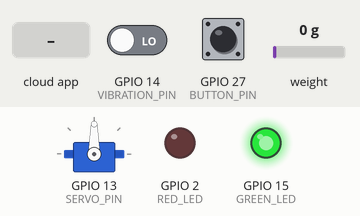
A sketch run on a simulated ESP32. Shown: servo, output pins drawn as LEDs (lit = HIGH). The inputs (shaded band) are chosen by the test bench; at power-on: GPIO 14 (VIBRATION_PIN) LOW, GPIO 27 (BUTTON_PIN) HIGH, weight on the scale 0 g. WiFi joins after 1.5 s; servers stay silent unless stated; the Firebase database answers and starts empty; pins used as bus, display or sensor lines are not drawn; what the sketch prints to the serial monitor is not drawn.

Above: at 5.3 s.
5.4 s: GPIO 14 (VIBRATION_PIN) driven HIGH
At 6.9 s:
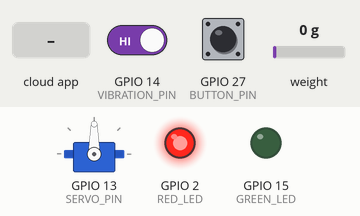
7.5 s: the phone or cloud app sets locked to 1
At 7.85 s:
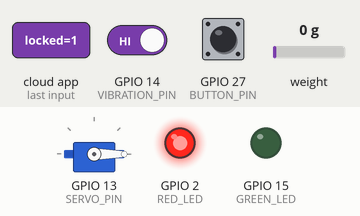
Timing chart, 0 to 10.5 s (numbered marks = the images above; inputs shaded):
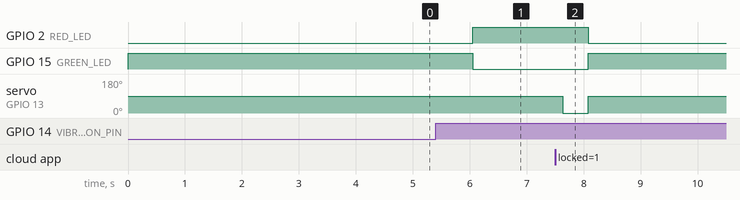

The sketch:

guardbox_esp32.ino
```cpp
/*
 * GuardBox - ESP32 Firmware
 * -------------------------------------------------------------
 * Smart, secure package delivery box.
 *
 * Hardware:
 *   - ESP32 Dev Board (WiFi + Bluetooth)
 *   - HX711 + 20kg load cell      -> package detection (weight)
 *   - MFRC522 RFID reader + card  -> authorized access
 *   - SG90 / MG996R servo motor   -> locking mechanism
 *   - Spring vibration sensor     -> tamper detection
 *   - Red / Green LEDs            -> lock status indication
 *   - Push button                 -> door-closed switch
 *
 * Cloud: Firebase Realtime Database (state sync + events)
 *
 * NOTE: Fill in the WiFi/Firebase credentials and verify the GPIO
 *       pin assignments against your own wiring before flashing.
 *       Never commit real credentials to a public repository.
 */

#include <HX711.h>
#include <ESP32Servo.h>
#include <SPI.h>
#include <MFRC522.h>
#include <WiFi.h>
#include <Firebase_ESP_Client.h>

// Firebase helper files
#include "addons/TokenHelper.h"
#include "addons/RTDBHelper.h"

// ===================== WiFi & Firebase Config =====================
// Replace with your own credentials (do NOT commit real values).
#define WIFI_SSID       "YOUR_WIFI_SSID"
#define WIFI_PASSWORD   "YOUR_WIFI_PASSWORD"
#define API_KEY         "YOUR_FIREBASE_API_KEY"
#define DATABASE_URL    "https://YOUR_PROJECT.firebasedatabase.app"
#define USER_EMAIL      "YOUR_AUTH_EMAIL"
#define USER_PASSWORD   "YOUR_AUTH_PASSWORD"

// ===================== Pin Definitions =====================
// Verify these against your actual breadboard wiring.
#define LOADCELL_DT    16
#define LOADCELL_SCK    4
#define SERVO_PIN      13
#define RED_LED         2
#define GREEN_LED      15
#define BUTTON_PIN     27
#define VIBRATION_PIN  14

#define SS_PIN          5   // MFRC522 SDA
#define RST_PIN        22   // MFRC522 RST
#define SCK_PIN        18
#define MOSI_PIN       23
#define MISO_PIN       19

// ===================== Global objects and flags =====================
HX711 scale;
Servo lockServo;
MFRC522 rfid(SS_PIN, RST_PIN);
FirebaseData fbdo;
FirebaseAuth auth;
FirebaseConfig config;

bool locked = false;
bool lastVibrationState = false;
bool weightAlert = false;
bool firebaseConnected = false;
bool bypassDone = false;

unsigned long unlockUntil = 0;
unsigned long remoteUnlockUntil = 0;
unsigned long lastVibrationTime = 0;
const unsigned long unlockDuration = 5000;
const unsigned long remoteUnlockDuration = 5000;
const float weightThreshold = 0.01;

// Authorized RFID cards (example UIDs) - add your own card UIDs here
byte authorizedUIDs[][4] = {
  // { 0xDE, 0xAD, 0xBE, 0xEF },
};
const int authorizedCount = sizeof(authorizedUIDs) / sizeof(authorizedUIDs[0]);

// Function: Check if scanned UID matches any authorized UID
bool isAuthorized(byte *scannedUID) {
  for (int i = 0; i < authorizedCount; i++) {
    bool match = true;
    for (int j = 0; j < 4; j++) {
      if (scannedUID[j] != authorizedUIDs[i][j]) {
        match = false;
        break;
      }
    }
    if (match) return true;
  }
  return false;
}

// Function: Update servo and LED based on lock state
void updateLockState() {
  if (locked) {
    lockServo.write(0);
    digitalWrite(RED_LED, HIGH);
    digitalWrite(GREEN_LED, LOW);
  } else {
    lockServo.write(90);
    digitalWrite(RED_LED, LOW);
    digitalWrite(GREEN_LED, HIGH);
  }
}

// Function: Perform hard reset on RFID module
void resetRFID() {
  digitalWrite(RST_PIN, LOW);
  delay(100);
  digitalWrite(RST_PIN, HIGH);
  delay(500);
  rfid.PCD_Init();
  rfid.PCD_SetAntennaGain(MFRC522::RxGain_max);
}

// Function: Setup Firebase connection
bool setupFirebase() {
  config.database_url = DATABASE_URL;
  config.api_key = API_KEY;
  config.time_zone = 3;
  auth.user.email = USER_EMAIL;
  auth.user.password = USER_PASSWORD;

  Firebase.signUp(&config, &auth, USER_EMAIL, USER_PASSWORD);
  Firebase.begin(&config, &auth);
  Firebase.reconnectWiFi(true);

  unsigned long startTime = millis();
  while (!Firebase.ready() && millis() - startTime < 10000) {
    delay(300);
  }
  return Firebase.ready();
}

// Function: Check for RFID card and handle authentication
void checkRFID() {
  if (!rfid.PICC_IsNewCardPresent()) return;

  if (!rfid.PICC_ReadCardSerial()) {
    Serial.println("Failed to read UID. Resetting RFID...");
    resetRFID();
    return;
  }

  Serial.print("UID read: ");
  for (byte i = 0; i < rfid.uid.size; i++) {
    Serial.print(rfid.uid.uidByte[i] < 0x10 ? "0" : "");
    Serial.print(rfid.uid.uidByte[i], HEX);
    Serial.print(" ");
  }
  Serial.println();

  if (isAuthorized(rfid.uid.uidByte)) {
    Serial.println("Authorized card. Unlocking...");
    locked = false;
    updateLockState();
    remoteUnlockUntil = millis() + unlockDuration;
    bypassDone = false;

    if (firebaseConnected) {
      Firebase.RTDB.setBool(&fbdo, "/guardbox/locked", false);
      Firebase.RTDB.setString(&fbdo, "/guardbox/event", "RFID unlocked");
    }
  } else {
    Serial.println("Unauthorized card.");
    if (firebaseConnected) {
      Firebase.RTDB.setString(&fbdo, "/guardbox/event", "Unauthorized RFID attempt");
    }
  }

  rfid.PICC_HaltA();
  rfid.PCD_StopCrypto1();
}

// Function: Initial setup
void setup() {
  Serial.begin(115200);
  pinMode(RED_LED, OUTPUT);
  pinMode(GREEN_LED, OUTPUT);
  pinMode(BUTTON_PIN, INPUT_PULLUP);
  pinMode(VIBRATION_PIN, INPUT);
  pinMode(RST_PIN, OUTPUT);
  digitalWrite(RST_PIN, HIGH);

  lockServo.attach(SERVO_PIN);
  updateLockState();
  delay(1000);

  Serial.println("GuardBox starting...");

  // Initialize weight sensor
  scale.begin(LOADCELL_DT, LOADCELL_SCK);
  scale.set_scale(1500);
  scale.tare();

  // Initialize SPI and RFID
  SPI.begin(SCK_PIN, MISO_PIN, MOSI_PIN, SS_PIN);
  resetRFID();

  // WiFi setup
  WiFi.begin(WIFI_SSID, WIFI_PASSWORD);
  Serial.print("Connecting to WiFi");
  unsigned long startTime = millis();
  while (WiFi.status() != WL_CONNECTED && millis() - startTime < 20000) {
    Serial.print(".");
    delay(500);
  }
  Serial.println();

  if (WiFi.status() == WL_CONNECTED) {
    Serial.println("WiFi connected.");
    firebaseConnected = setupFirebase();
    if (firebaseConnected) Serial.println("Firebase connected.");
  }

  updateLockState();
  Serial.println("GuardBox is ready.");
}

// Function: Main control loop
void loop() {
  checkRFID();

  // Print debug info every 5 seconds
  static unsigned long lastDebugTime = 0;
  if (millis() - lastDebugTime > 5000) {
    float weight = abs(scale.get_units(3));
    bool doorClosed = digitalRead(BUTTON_PIN) == LOW;
    Serial.printf("Door: %s | Weight: %.2f | Locked: %s\n",
                  doorClosed ? "Closed" : "Open",
                  weight,
                  locked ? "Yes" : "No");
    lastDebugTime = millis();
  }

  // Handle bypass (unlock delay)
  if (millis() < remoteUnlockUntil) {
    if (locked && !bypassDone) {
      locked = false;
      updateLockState();
      bypassDone = true;
      if (firebaseConnected) {
        Firebase.RTDB.setBool(&fbdo, "/guardbox/locked", false);
      }
    }
    delay(50);
    return;
  } else if (bypassDone) {
    bypassDone = false;
  }

  // Firebase lock control
  if (firebaseConnected && Firebase.ready()) {
    if (Firebase.RTDB.getBool(&fbdo, "/guardbox/locked")) {
      bool cloudLock = fbdo.boolData();
      if (cloudLock != locked) {
        locked = cloudLock;
        updateLockState();
        if (!cloudLock) remoteUnlockUntil = millis() + remoteUnlockDuration;
      }
    }
  }

  // WiFi reconnect logic
  if (WiFi.status() != WL_CONNECTED) {
    static unsigned long lastReconnectAttempt = 0;
    if (millis() - lastReconnectAttempt > 30000) {
      WiFi.reconnect();
      lastReconnectAttempt = millis();
      delay(5000);
      if (WiFi.status() == WL_CONNECTED && !firebaseConnected) {
        firebaseConnected = setupFirebase();
      }
    }
  }

  // Read sensors
  float weight = abs(scale.get_units(3));
  bool doorClosed = digitalRead(BUTTON_PIN) == LOW;
  bool vibration = digitalRead(VIBRATION_PIN) == HIGH;

  // Upload weight
  if (firebaseConnected && Firebase.ready()) {
    Firebase.RTDB.setFloat(&fbdo, "/guardbox/weight", weight);
  }

  // Auto-lock after placing a package
  if (!locked && doorClosed && weight >= weightThreshold && millis() >= remoteUnlockUntil) {
    locked = true;
    updateLockState();
    if (firebaseConnected) {
      Firebase.RTDB.setBool(&fbdo, "/guardbox/locked", true);
      Firebase.RTDB.setString(&fbdo, "/guardbox/event", "Box locked due to weight");
    }
  }

  // Notify if empty and unlocked
  static unsigned long lastEmptyNotification = 0;
  if (!locked && doorClosed && weight < weightThreshold && millis() - lastEmptyNotification > 60000) {
    if (firebaseConnected) {
      Firebase.RTDB.setString(&fbdo, "/guardbox/event", "Box empty - not locked");
    }
    lastEmptyNotification = millis();
  }

  // Auto-unlock if door opened
  if (locked && !doorClosed) {
    locked = false;
    updateLockState();
    if (firebaseConnected) {
      Firebase.RTDB.setBool(&fbdo, "/guardbox/locked", false);
      Firebase.RTDB.setString(&fbdo, "/guardbox/event", "Box unlocked due to door open");
    }
  }

  // Vibration detection
  if (vibration && !lastVibrationState) {
    if (firebaseConnected) {
      Firebase.RTDB.setString(&fbdo, "/guardbox/event", "Vibration detected");
    }
    digitalWrite(RED_LED, HIGH);
    digitalWrite(GREEN_LED, LOW);
    lastVibrationTime = millis();
  }

  lastVibrationState = vibration;

  // Weight dropped alert
  if (weight < weightThreshold && !weightAlert) {
    weightAlert = true;
    if (firebaseConnected) {
      Firebase.RTDB.setString(&fbdo, "/guardbox/event", "Weight dropped");
    }
  } else if (weight >= weightThreshold && weightAlert) {
    weightAlert = false;
    if (firebaseConnected) {
      Firebase.RTDB.setString(&fbdo, "/guardbox/event", "Weight normal");
    }
  }

  delay(50);
}
```

Measured:
- after the input at 5.4 s, GPIO 2 (RED_LED): LOW → HIGH after 0.66 s; GPIO 15 (GREEN_LED): HIGH → LOW after 0.66 s
- after the input at 7.5 s, GPIO 2 (RED_LED): HIGH → LOW after 0.58 s; GPIO 15 (GREEN_LED): LOW → HIGH after 0.58 s; servo on GPIO 13 (SERVO_PIN): 90° → 0° after 0.13 s, → 90° 0.45 s later
